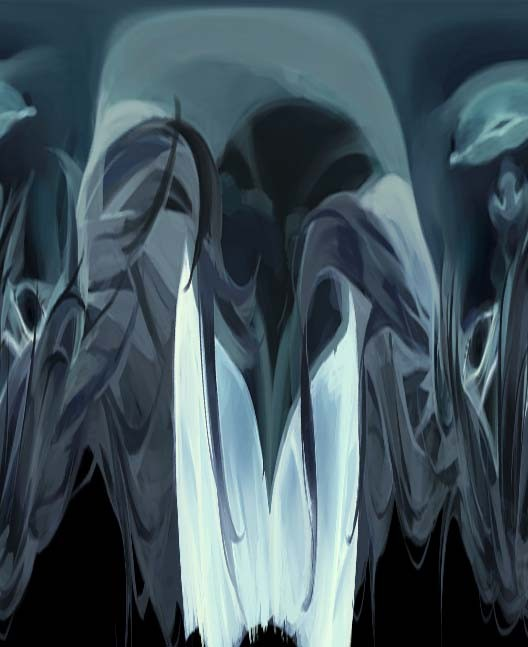
#> input picture natsuki.png, 528 x 647 px
$ python Reverse_image.py
#> lines starting #> are read from the running program, lines starting #| are printed output that depends on the picture
from PIL import Image
import os
# Read an image file
path = os.path.dirname(os.path.abspath(__file__))
magic = path + '/' + 'natsuki.png'
image = Image.open(magic)
#> image is the input picture: PIL image 528x647 RGB; mean R, G, B 66.7, 84.5, 93.3
x, y = image.size
#> x = 528; y = 647
pim = image.load()
# Add some color boundaries to modify an image array
for height in range (x):
    for width in range (y):
        a=tuple((256-image.getpixel((height,width))[0],256-image.getpixel((height,width))[1],256-image.getpixel((height,width))[2]))
        pim[height,width]= a
# use pyplot to plot the image
image.show()
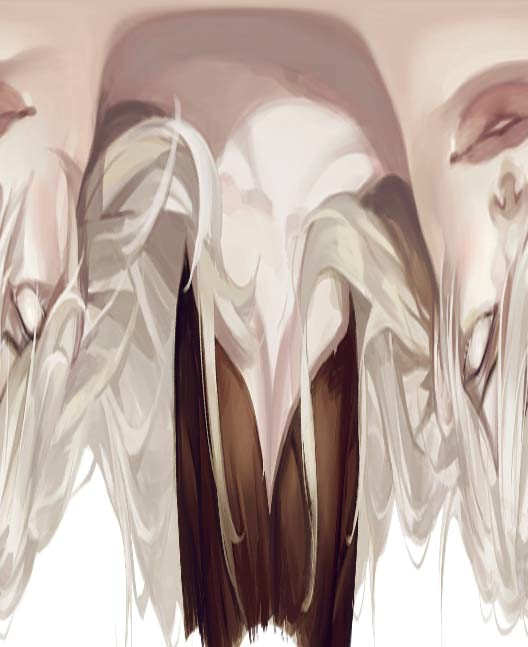
#> shown: PIL image 528x647 RGB; mean R, G, B 189.3, 171.5, 162.7
